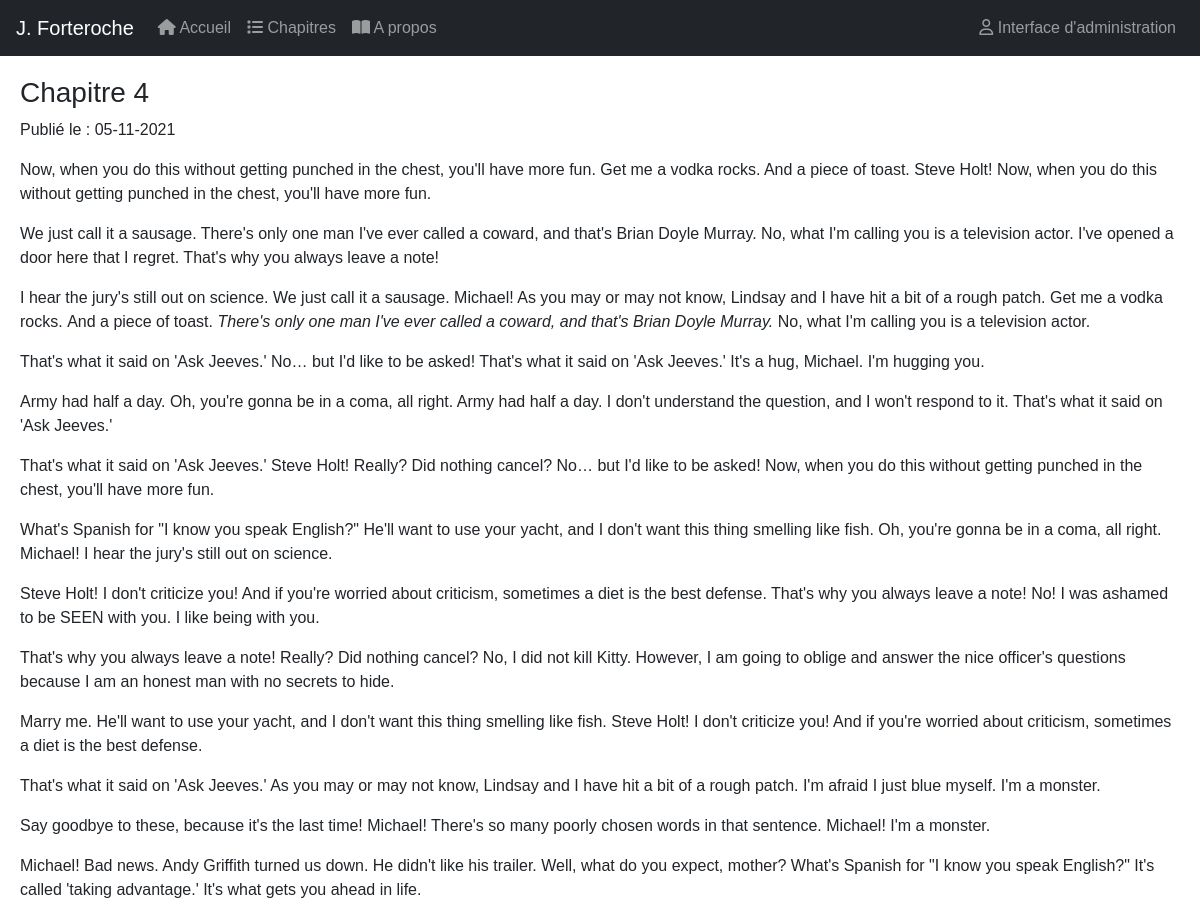
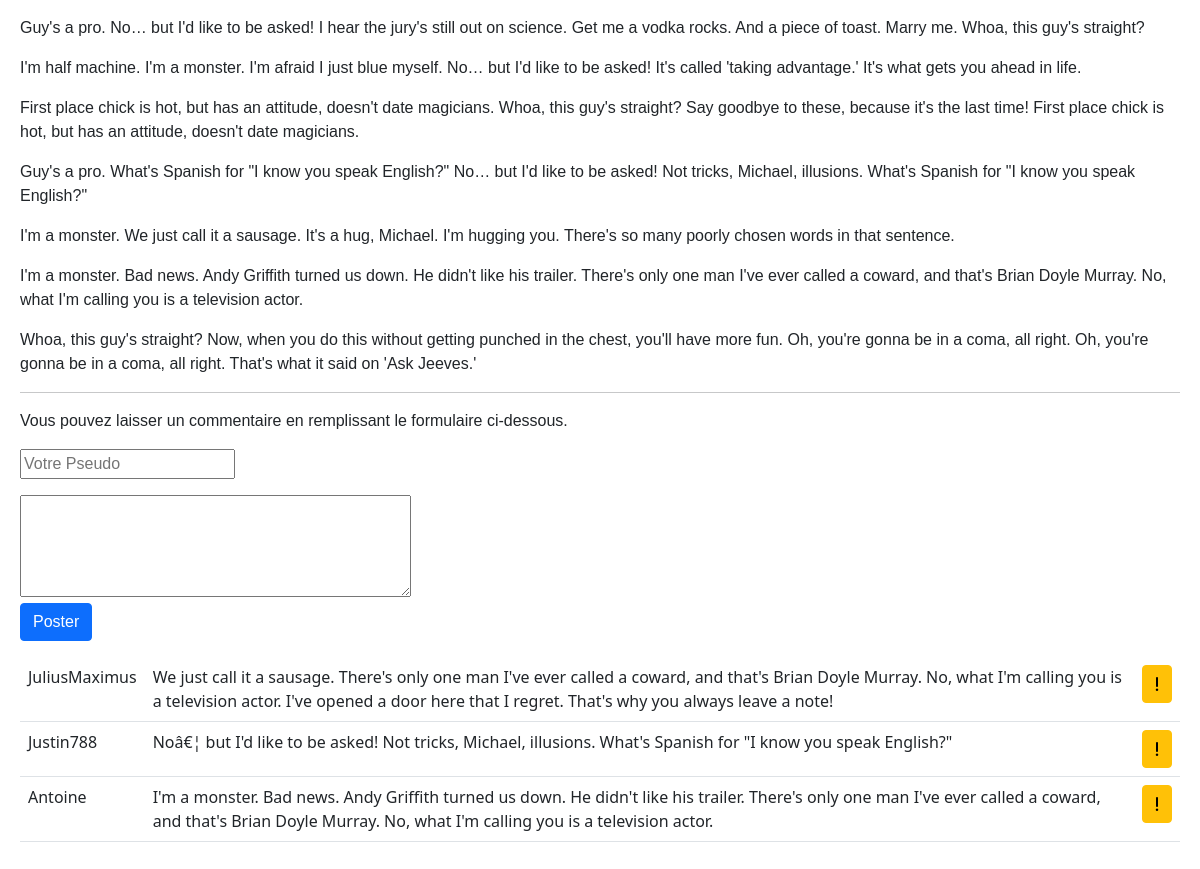
Screenshot of /index.php?action=chapitre&id=84 with the database file from the repository (2 pictures, top to bottom).
### tables this page shows
CREATE TABLE IF NOT EXISTS `billets` (
  `id` int(11) NOT NULL AUTO_INCREMENT,
  `titre` varchar(255) DEFAULT NULL,
  `contenu` text DEFAULT NULL,
  `date_publi` date DEFAULT NULL,
  PRIMARY KEY (`id`)
);

CREATE TABLE IF NOT EXISTS `comms` (
  `id` int(11) NOT NULL AUTO_INCREMENT,
  `contenu` text NOT NULL,
  `pseudo` varchar(255) NOT NULL,
  `id_billet` int(11) DEFAULT NULL,
  `reported` tinyint(1) NOT NULL DEFAULT 0,
  PRIMARY KEY (`id`)
);

### core/Controller/Controller.php (called while the page is built, shortened)
<?php
class Controller {
    protected $viewpath;
    protected function render($view, $variable =[]) {
        extract($variable);
        require ($this -> viewpath . $view . '.php');
    }
}

### app/Controller/Frontend/FrontendController.php (called while the page is built, shortened)
<?php
Class FrontendController extends AppController {
    public function chapitre() {
        $billet = $this-> billet ->find($_GET['id']);
        $comms = $this -> comm-> all();
        $this-> render('frontend/chapitre', compact('billet', 'comms','success_report'));
    }
}

### core/Table/Table.php (called while the page is built, shortened)
<?php
class Table {
    protected $db;
    public function __construct(MysqlDatabase $db) {
        $this -> db = $db;
    }
    public function query($statement, $attributes = null, $one = false) {
        if($attributes) {
            return $this -> db -> prepare($statement, $attributes, str_replace('Table','Entity', get_class($this)), $one);
        }
        else {
            return $this -> db -> query($statement, str_replace('Table','Entity', get_class($this)), $one);
        }
    }
}
?>

### core/Database/MysqlDatabase.php (called while the page is built, shortened)
<?php
class MysqlDatabase {
    private $db_name;
    private $db_user;
    private $db_pass;
    private $db_host;
    private $pdo;
    public function __construct($db_name, $db_user, $db_pass, $db_host) {
        $this -> db_name = $db_name;
        $this -> db_user = $db_user;
        $this -> db_pass = $db_pass;
        $this -> db_host = $db_host;
    }
    private function getPDO(){
        if($this -> pdo === null) {
            $pdo = new PDO('mysql:dbname=' . $this -> db_name. ';host=' . $this -> db_host . '', $this -> db_user, $this -> db_pass);
            $pdo -> setAttribute(PDO::ATTR_ERRMODE, PDO::ERRMODE_EXCEPTION);
            $this -> pdo = $pdo;
        }
        return $this -> pdo;
    }
    public function prepare($statement, $attributes, $class_name=null, $one=false) {
        $req = $this-> getPDO()->prepare($statement);
        $result = $req-> execute($attributes);
        if($class_name === null) {
            $req -> setFetchMode(PDO::FETCH_OBJ);
        }
        else {
            $req->setFetchMode(PDO::FETCH_CLASS, $class_name);
        }
        if ($one) {
            $datas = $req->fetch();
        }
        else {
            $datas = $req->fetchAll();
        }
        return $datas;
    }
}

### app/Table/BilletTable.php (called while the page is built, shortened)
<?php
class BilletTable extends Table {
    public function find($id) {
        return $this -> query("SELECT * FROM billets WHERE id=?", [$id], true);
    }
}
?>

### app/AutoLoader.php (called while the page is built, shortened)
<?php
class AutoLoader {
    public static function autoload($class) {
        if (strpos($class, __NAMESPACE__ . '\\') === 0){
            $class = str_replace(__NAMESPACE__ . '\\', '', $class);
            $class = str_replace('\\', '/', $class);
        }
    }
}

### core/AutoLoader.php (called while the page is built, shortened)
<?php
class AutoLoader {
    public static function autoload($class) {
        if (strpos($class, __NAMESPACE__ . '\\') === 0){
            $class = str_replace(__NAMESPACE__ . '\\', '', $class);
            $class = str_replace('\\', '/', $class);
        }
    }
}

### app/Table/CommTable.php (called while the page is built, shortened)
<?php
class CommTable extends Table {
    public function all() {
        return $this -> query("SELECT billets.id, comms.pseudo, comms.contenu as contenu, comms.id as comm_id FROM billets LEFT JOIN comms ON id_billet = billets.id WHERE billets.id=?", [$_GET['id']]);
    }
}
?>

### app/views/frontend/chapitre.php (the view, shortened to what this page needs)
<section id="chapitre" class="main">
<h3> <?php echo $billet -> titre; ?> </h3>
<p> Publié le : <?php echo date("d-m-Y", strtotime($billet->date_publi)); ?> </p>
<p> <?php echo $billet -> contenu; ?> </p>
<hr>
<p> Vous pouvez laisser un commentaire en remplissant le formulaire ci-dessous.</p>
<form method='post'>
    <p><input type="text" name="pseudo" maxlength="20" placeholder="Votre Pseudo"/></p>
    <textarea type="textarea" name="commentaire" cols="40" maxlength="255" rows="4"></textarea>
    <p><button class="btn btn-primary" type="submit" name="post_comm">Poster</button></p>
</form>
<table class="table">
    <tbody>
        <?php foreach($comms as $comm): ?>
        <tr>
            <td><?php echo $comm -> pseudo;?></td>
            <td><?php echo $comm -> contenu;?></td>
            <td>
                <form method="post" style="display: inline;">
                    <button class="btn btn-warning"  type="submit" name="report_comm"><i class="fas fa-exclamation"></i></button>
                </form>
            </td>
        </tr>
        <?php endforeach; ?>
    </tbody>
</table>
</section>

### public/css/style.css (style rules this page uses)
html ,body ,h1 ,h2 ,h3 ,h4 ,h5 ,h6 ,p , a { font-family: ff-tisa-sans-web-pro, sans-serif; font-style: normal; font-weight: 100; margin-top: 0px; margin-left: 0px; margin-right: 0px; }
.main { padding: 20px; }
hr { border: 0; height: 2px; }

### rows the page displays
billets: titre "Chapitre 4", date_publi "05-11-2021", contenu "Now, when you do this without getting punched in the chest, you'll have more fun. Get me a vodka rocks. And a piece of toast. Steve Holt! Now, when you do this without getting punched in the chest, you'll have more fun. We just call it a sausage. There's only one man I've ever called a coward, and that's Brian Doyle Murray. No, what I'm calling you is a television actor. I've opened a door here that I regret. That's why you always leave a note! I hear the jury's still out on science. We just call it a sausage. Michael! As you may or may not know, Lindsay and I have hit a bit of a rough patch. Get me a vodka rocks. And a piece of toast. There's only one man I've ever called a coward, and…"
comms: pseudo "JuliusMaximus", contenu "We just call it a sausage. There's only one man I've ever called a coward, and that's Brian Doyle Murray. No, what I'm calling you is a television actor. I've opened a door here that I regret. That's why you always leave a note!"
comms: pseudo "Justin788", contenu "Noâ€¦ but I'd like to be asked! Not tricks, Michael, illusions. What's Spanish for \"I know you speak English?\""
comms: pseudo "Antoine", contenu "I'm a monster. Bad news. Andy Griffith turned us down. He didn't like his trailer. There's only one man I've ever called a coward, and that's Brian Doyle Murray. No, what I'm calling you is a television actor."
